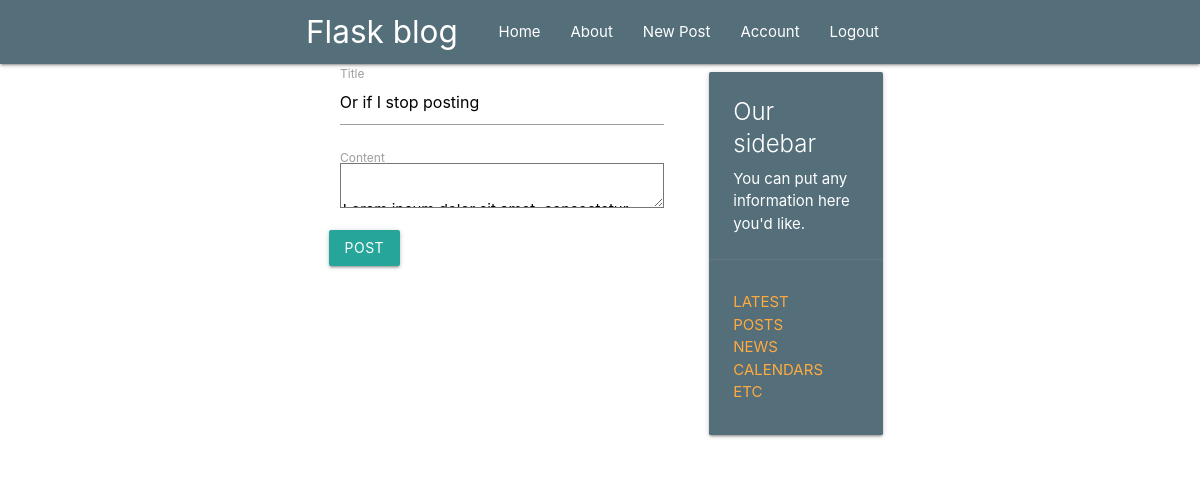
/post/25/update (signed in), run on an earlier commit of the app's database.
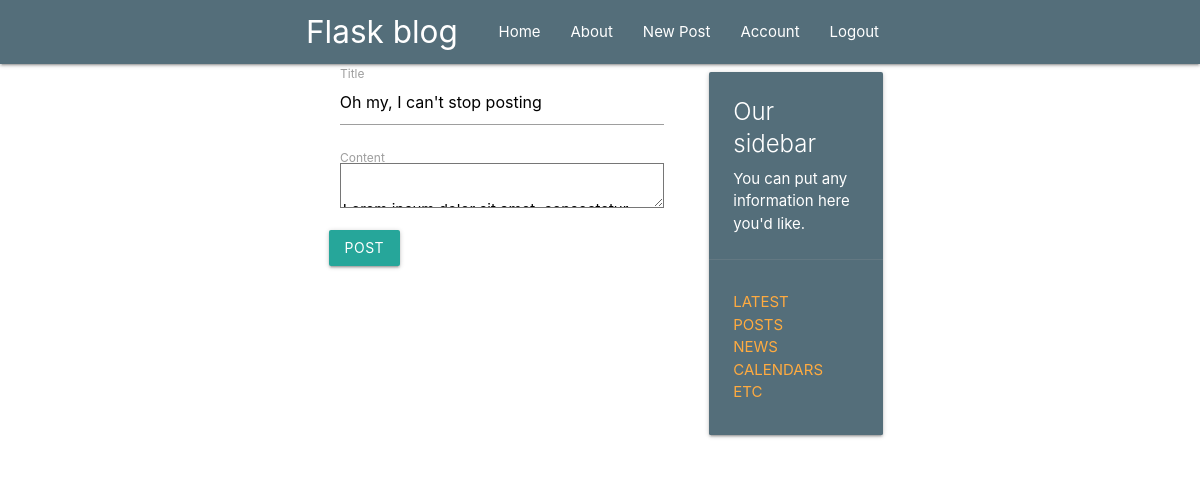
And on a later commit of the database.
### flaskblog/models.py (models this page shows, shortened)
class Post(db.Model):
    id = db.Column(db.Integer, primary_key=True)
    title = db.Column(db.String(100), nullable=False)
    date_posted = db.Column(db.DateTime, nullable=False,
                            default=datetime.utcnow)
    content = db.Column(db.Text, nullable=False)
    user_id = db.Column(db.Integer, db.ForeignKey('user.id'), nullable=False)

### flaskblog/posts/routes.py (the view)
@posts.route('/post/<int:post_id>/update', methods=['GET', 'POST'])
@login_required
def update_post(post_id):
    post = Post.query.get_or_404(post_id)
    if post.author != current_user:
        abort(403)
    form = PostForm()
    if form.validate_on_submit():
        post.title = form.title.data
        post.content = form.content.data
        db.session.commit()
        flash('Your post has been updated!')
        return redirect(url_for('posts.post', post_id=post_id))
    elif request.method == 'GET':
        form.title.data = post.title
        form.content.data = post.content
    form.title.data = post.title
    form.content.data = post.content
    return render_template('create_post.html', title='Update Post', form=form)

### flaskblog/posts/forms.py
class PostForm(FlaskForm):
    title = StringField('Title', validators=[DataRequired()])
    content = TextAreaField('Content', validators=[DataRequired()])
    submit = SubmitField('Post')

### flaskblog/models.py (called while the page is built)
@login_manager.user_loader
def load_user(user_id):
    return User.query.get(int(user_id))

### flaskblog/templates/create_post.html (shortened to what this page needs)
{% extends "layout.html" %}
{% block content %}
<div>
    <form class="col s12" method="POST">
        <div class="input-field col s12">
            {{ form.title() }}
            {{ form.title.label() }}
        </div>
        <div class="input-field col s12">
            {{ form.content() }}
            {{ form.content.label() }}
        </div>
        <div class="row">
            <div class="col s6">
                {{ form.submit(class="btn") }}
            </div>
        </div>
    </form>
</div>
{% endblock content%}

What changed in the data, as far as the page shows it:
changed Post: title "Or if I stop posting" → "Oh my, I can't stop posting"
